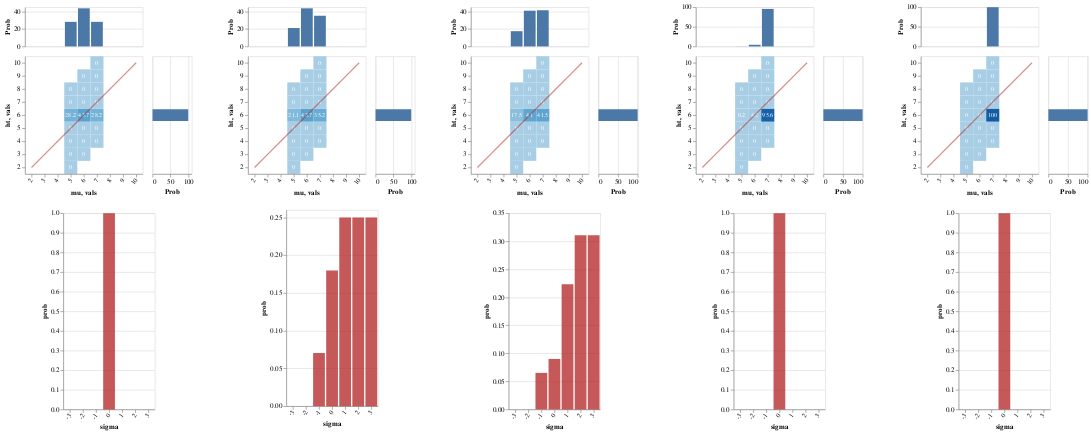

Source (notebook cell):
### Markdown cell above
#### Pragmatic listener hears:

> "Bill's height is 6; John, Mary, and Fred are that short too"

Again, since the lexica all entail that a "6-short person" has height 6, the distribution over worlds is certain

But now, the various strengthenings lead ultimately to a pragmatic conclusion that 6 is almost certainly below the median

The evaluativity effect here is much stronger

### Code cell
writeIORef cacheRef (0, Map.empty) 
  
vlShow . sidewaysDists <$> traverse mkGraph
  [ listener infoLUMAllExact cacheRef (0, UShrt, allDenExact0)
  , lp infoLUMAllExact >>= \l -> listener infoLUMAllExact cacheRef (0, UShrt, l)
  , listener infoLUMAllExact cacheRef (1, UShrt, allDenExact0)
  , listener infoLUMAllExact cacheRef (2, UShrt, allDenExact0)
  , listener infoLUMAllExact cacheRef (3, UShrt, allDenExact0)
  ]

### Figure 1 — Vega-Lite specification as saved in the notebook (floating-point values rounded to 4 significant figures)
{"$schema": "https://vega.github.io/schema/vega-lite/v3.json", "hconcat": [{"$schema": "https://vega.github.io/schema/vega-lite/v3.json", "center": true, "vconcat": [{"$schema": "https://vega.github.io/schema/vega-lite/v3.json", "bounds": "flush", "config": {"scale": {"rectBandPaddingInner": 0}}, "data": {"values": [{"ht": "2", "mu": "5", "prob": 0}, {"ht": "3", "mu": "5", "prob": 0}, {"ht": "3", "mu": "6", "prob": 0}, {"ht": "4", "mu": "5", "prob": 0}, {"ht": "4", "mu": "6", "prob": 0}, {"ht": "4", "mu": "7", "prob": 0}, {"ht": "5", "mu": "5", "prob": 0}, {"ht": "5", "mu": "6", "prob": 0}, {"ht": "5", "mu": "7", "prob": 0}, {"ht": "6", "mu": "5", "prob": 28.2}, {"ht": "6", "mu": "6", "prob": 43.7}, {"ht": "6", "mu": "7", "prob": 28.2}, {"ht": "7", "mu": "5", "prob": 0}, {"ht": "7", "mu": "6", "prob": 0}, {"ht": "7", "mu": "7", "prob": 0}, {"ht": "8", "mu": "5", "prob": 0}, {"ht": "8", "mu": "6", "prob": 0}, {"ht": "8", "mu": "7", "prob": 0}, {"ht": "9", "mu": "6", "prob": 0}, {"ht": "9", "mu": "7", "prob": 0}, {"ht": "10", "mu": "7", "prob": 0}]}, "spacing": 15, "vconcat": [{"encoding": {"x": {"axis": null, "field": "mu", "scale": {"domain": ["2", "3", "4", "5", "6", "7", "8", "9", "10"], "rangeStep": 30}, "sort": null, "type": "ordinal"}, "y": {"aggregate": "sum", "axis": {"title": "Prob"}, "field": "prob", "type": "quantitative"}}, "height": 60, "mark": "bar"}, {"bounds": "flush", "hconcat": [{"encoding": {"x": {"axis": {"labelAngle": -55}, "field": "mu", "scale": {"domain": ["2", "3", "4", "5", "6", "7", "8", "9", "10"], "rangeStep": 30}, "sort": null, "type": "ordinal"}, "y": {"axis": {"labelAngle": 0}, "field": "ht", "scale": {"domain": ["10", "9", "8", "7", "6", "5", "4", "3", "2"], "rangeStep": 30}, "sort": null, "type": "ordinal"}}, "layer": [{"encoding": {"color": {"aggregate": "sum", "field": "prob", "legend": null, "scale": {"scheme": {"extent": [0.2, 0.9], "name": "blues"}}, "type": "quantitative"}}, "mark": "rect"}, {"encoding": {"color": {"value": "white"}, "text": {"aggregate": "sum", "field": "prob", "type": "quantitative"}}, "mark": {"fontSize": 9, "type": "text"}}, {"data": {"values": [{"vals": "2"}, {"vals": "3"}, {"vals": "4"}, {"vals": "5"}, {"vals": "6"}, {"vals": "7"}, {"vals": "8"}, {"vals": "9"}, {"vals": "10"}]}, "encoding": {"x": {"field": "vals", "sort": null, "type": "ordinal"}, "y": {"field": "vals", "sort": null, "type": "ordinal"}}, "mark": {"opacity": 0.5, "stroke": "firebrick", "strokeWidth": 2, "type": "line"}}]}, {"encoding": {"x": {"aggregate": "sum", "axis": {"title": "Prob"}, "field": "prob", "type": "quantitative"}, "y": {"axis": null, "field": "ht", "scale": {"domain": ["10", "9", "8", "7", "6", "5", "4", "3", "2"], "rangeStep": 30}, "sort": null, "type": "ordinal"}}, "mark": "bar", "width": 60}], "spacing": 15}]}, {"$schema": "https://vega.github.io/schema/vega-lite/v3.json", "data": {"values": [{"prob": 1, "sigma": "0"}]}, "description": "", "encoding": {"x": {"axis": {"labelAngle": -55}, "field": "sigma", "scale": {"domain": ["-3", "-2", "-1", "0", "1", "2", "3"], "rangeStep": 30}, "sort": null, "type": "ordinal"}, "y": {"field": "prob", "type": "quantitative"}}, "mark": {"color": "firebrick", "opacity": 0.75, "type": "bar"}}]}, {"$schema": "https://vega.github.io/schema/vega-lite/v3.json", "center": true, "vconcat": [{"$schema": "https://vega.github.io/schema/vega-lite/v3.json", "bounds": "flush", "config": {"scale": {"rectBandPaddingInner": 0}}, "data": {"values": [{"ht": "2", "mu": "5", "prob": 0}, {"ht": "3", "mu": "5", "prob": 0}, {"ht": "3", "mu": "6", "prob": 0}, {"ht": "4", "mu": "5", "prob": 0}, {"ht": "4", "mu": "6", "prob": 0}, {"ht": "4", "mu": "7", "prob": 0}, {"ht": "5", "mu": "5", "prob": 0}, {"ht": "5", "mu": "6", "prob": 0}, {"ht": "5", "mu": "7", "prob": 0}, {"ht": "6", "mu": "5", "prob": 21.1}, {"ht": "6", "mu": "6", "prob": 43.7}, {"ht": "6", "mu": "7", "prob": 35.2}, {"ht": "7", "mu": "5", "prob": 0}, {"ht": "7", "mu": "6", "prob": 0}, {"ht": "7", "mu": "7", "prob": 0}, {"ht": "8", "mu": "5", "prob": 0}, {"ht": "8", "mu": "6", "prob": 0}, {"ht": "8", "mu": "7", "prob": 0}, {"ht": "9", "mu": "6", "prob": 0}, {"ht": "9", "mu": "7", "prob": 0}, {"ht": "10", "mu": "7", "prob": 0}]}, "spacing": 15, "vconcat": [{"encoding": {"x": {"axis": null, "field": "mu", "scale": {"domain": ["2", "3", "4", "5", "6", "7", "8", "9", "10"], "rangeStep": 30}, "sort": null, "type": "ordinal"}, "y": {"aggregate": "sum", "axis": {"title": "Prob"}, "field": "prob", "type": "quantitative"}}, "height": 60, "mark": "bar"}, {"bounds": "flush", "hconcat": [{"encoding": {"x": {"axis": {"labelAngle": -55}, "field": "mu", "scale": {"domain": ["2", "3", "4", "5", "6", "7", "8", "9", "10"], "rangeStep": 30}, "sort": null, "type": "ordinal"}, "y": {"axis": {"labelAngle": 0}, "field": "ht", "scale": {"domain": ["10", "9", "8", "7", "6", "5", "4", "3", "2"], "rangeStep": 30}, "sort": null, "type": "ordinal"}}, "layer": [{"encoding": {"color": {"aggregate": "sum", "field": "prob", "legend": null, "scale": {"scheme": {"extent": [0.2, 0.9], "name": "blues"}}, "type": "quantitative"}}, "mark": "rect"}, {"encoding": {"color": {"value": "white"}, "text": {"aggregate": "sum", "field": "prob", "type": "quantitative"}}, "mark": {"fontSize": 9, "type": "text"}}, {"data": {"values": [{"vals": "2"}, {"vals": "3"}, {"vals": "4"}, {"vals": "5"}, {"vals": "6"}, {"vals": "7"}, {"vals": "8"}, {"vals": "9"}, {"vals": "10"}]}, "encoding": {"x": {"field": "vals", "sort": null, "type": "ordinal"}, "y": {"field": "vals", "sort": null, "type": "ordinal"}}, "mark": {"opacity": 0.5, "stroke": "firebrick", "strokeWidth": 2, "type": "line"}}]}, {"encoding": {"x": {"aggregate": "sum", "axis": {"title": "Prob"}, "field": "prob", "type": "quantitative"}, "y": {"axis": null, "field": "ht", "scale": {"domain": ["10", "9", "8", "7", "6", "5", "4", "3", "2"], "rangeStep": 30}, "sort": null, "type": "ordinal"}}, "mark": "bar", "width": 60}], "spacing": 15}]}, {"$schema": "https://vega.github.io/schema/vega-lite/v3.json", "data": {"values": [{"prob": 0, "sigma": "-3"}, {"prob": 0, "sigma": "-2"}, {"prob": 0.07042, "sigma": "-1"}, {"prob": 0.1796, "sigma": "0"}, {"prob": 0.25, "sigma": "1"}, {"prob": 0.25, "sigma": "2"}, {"prob": 0.25, "sigma": "3"}]}, "description": "", "encoding": {"x": {"axis": {"labelAngle": -55}, "field": "sigma", "scale": {"domain": ["-3", "-2", "-1", "0", "1", "2", "3"], "rangeStep": 30}, "sort": null, "type": "ordinal"}, "y": {"field": "prob", "type": "quantitative"}}, "mark": {"color": "firebrick", "opacity": 0.75, "type": "bar"}}]}, {"$schema": "https://vega.github.io/schema/vega-lite/v3.json", "center": true, "vconcat": [{"$schema": "https://vega.github.io/schema/vega-lite/v3.json", "bounds": "flush", "config": {"scale": {"rectBandPaddingInner": 0}}, "data": {"values": [{"ht": "2", "mu": "5", "prob": 0}, {"ht": "3", "mu": "5", "prob": 0}, {"ht": "3", "mu": "6", "prob": 0}, {"ht": "4", "mu": "5", "prob": 0}, {"ht": "4", "mu": "6", "prob": 0}, {"ht": "4", "mu": "7", "prob": 0}, {"ht": "5", "mu": "5", "prob": 0}, {"ht": "5", "mu": "6", "prob": 0}, {"ht": "5", "mu": "7", "prob": 0}, {"ht": "6", "mu": "5", "prob": 17.5}, {"ht": "6", "mu": "6", "prob": 41}, {"ht": "6", "mu": "7", "prob": 41.5}, {"ht": "7", "mu": "5", "prob": 0}, {"ht": "7", "mu": "6", "prob": 0}, {"ht": "7", "mu": "7", "prob": 0}, {"ht": "8", "mu": "5", "prob": 0}, {"ht": "8", "mu": "6", "prob": 0}, {"ht": "8", "mu": "7", "prob": 0}, {"ht": "9", "mu": "6", "prob": 0}, {"ht": "9", "mu": "7", "prob": 0}, {"ht": "10", "mu": "7", "prob": 0}]}, "spacing": 15, "vconcat": [{"encoding": {"x": {"axis": null, "field": "mu", "scale": {"domain": ["2", "3", "4", "5", "6", "7", "8", "9", "10"], "rangeStep": 30}, "sort": null, "type": "ordinal"}, "y": {"aggregate": "sum", "axis": {"title": "Prob"}, "field": "prob", "type": "quantitative"}}, "height": 60, "mark": "bar"}, {"bounds": "flush", "hconcat": [{"encoding": {"x": {"axis": {"labelAngle": -55}, "field": "mu", "scale": {"domain": ["2", "3", "4", "5", "6", "7", "8", "9", "10"], "rangeStep": 30}, "sort": null, "type": "ordinal"}, "y": {"axis": {"labelAngle": 0}, "field": "ht", "scale": {"domain": ["10", "9", "8", "7", "6", "5", "4", "3", "2"], "rangeStep": 30}, "sort": null, "type": "ordinal"}}, "layer": [{"encoding": {"color": {"aggregate": "sum", "field": "prob", "legend": null, "scale": {"scheme": {"extent": [0.2, 0.9], "name": "blues"}}, "type": "quantitative"}}, "mark": "rect"}, {"encoding": {"color": {"value": "white"}, "text": {"aggregate": "sum", "field": "prob", "type": "quantitative"}}, "mark": {"fontSize": 9, "type": "text"}}, {"data": {"values": [{"vals": "2"}, {"vals": "3"}, {"vals": "4"}, {"vals": "5"}, {"vals": "6"}, {"vals": "7"}, {"vals": "8"}, {"vals": "9"}, {"vals": "10"}]}, "encoding": {"x": {"field": "vals", "sort": null, "type": "ordinal"}, "y": {"field": "vals", "sort": null, "type": "ordinal"}}, "mark": {"opacity": 0.5, "stroke": "firebrick", "strokeWidth": 2, "type": "line"}}]}, {"encoding": {"x": {"aggregate": "sum", "axis": {"title": "Prob"}, "field": "prob", "type": "quantitative"}, "y": {"axis": null, "field": "ht", "scale": {"domain": ["10", "9", "8", "7", "6", "5", "4", "3", "2"], "rangeStep": 30}, "sort": null, "type": "ordinal"}}, "mark": "bar", "width": 60}], "spacing": 15}]}, {"$schema": "https://vega.github.io/schema/vega-lite/v3.json", "data": {"values": [{"prob": 0, "sigma": "-3"}, {"prob": 0, "sigma": "-2"}, {"prob": 0.06515, "sigma": "-1"}, {"prob": 0.08999, "sigma": "0"}, {"prob": 0.2233, "sigma": "1"}, {"prob": 0.3108, "sigma": "2"}, {"prob": 0.3108, "sigma": "3"}]}, "description": "", "encoding": {"x": {"axis": {"labelAngle": -55}, "field": "sigma", "scale": {"domain": ["-3", "-2", "-1", "0", "1", "2", "3"], "rangeStep": 30}, "sort": null, "type": "ordinal"}, "y": {"field": "prob", "type": "quantitative"}}, "mark": {"color": "firebrick", "opacity": 0.75, "type": "bar"}}]}, {"$schema": "https://vega.github.io/schema/vega-lite/v3.json", "center": true, "vconcat": [{"$schema": "https://vega.github.io/schema/vega-lite/v3.json", "bounds": "flush", "config": {"scale": {"rectBandPaddingInner": 0}}, "data": {"values": [{"ht": "2", "mu": "5", "prob": 0}, {"ht": "3", "mu": "5", "prob": 0}, {"ht": "3", "mu": "6", "prob": 0}, {"ht": "4", "mu": "5", "prob": 0}, {"ht": "4", "mu": "6", "prob": 0}, {"ht": "4", "mu": "7", "prob": 0}, {"ht": "5", "mu": "5", "prob": 0}, {"ht": "5", "mu": "6", "prob": 0}, {"ht": "5", "mu": "7", "prob": 0}, {"ht": "6", "mu": "5", "prob": 0.2}, {"ht": "6", "mu": "6", "prob": 4.2}, {"ht": "6", "mu": "7", "prob": 95.6}, {"ht": "7", "mu": "5", "prob": 0}, {"ht": "7", "mu": "6", "prob": 0}, {"ht": "7", "mu": "7", "prob": 0}, {"ht": "8", "mu": "5", "prob": 0}, {"ht": "8", "mu": "6", "prob": 0}, {"ht": "8", "mu": "7", "prob": 0}, {"ht": "9", "mu": "6", "prob": 0}, {"ht": "9", "mu": "7", "prob": 0}, {"ht": "10", "mu": "7", "prob": 0}]}, "spacing": 15, "vconcat": [{"encoding": {"x": {"axis": null, "field": "mu", "scale": {"domain": ["2", "3", "4", "5", "6", "7", "8", "9", "10"], "rangeStep": 30}, "sort": null, "type": "ordinal"}, "y": {"aggregate": "sum", "axis": {"title": "Prob"}, "field": "prob", "type": "quantitative"}}, "height": 60, "mark": "bar"}, {"bounds": "flush", "hconcat": [{"encoding": {"x": {"axis": {"labelAngle": -55}, "field": "mu", "scale": {"domain": ["2", "3", "4", "5", "6", "7", "8", "9", "10"], "rangeStep": 30}, "sort": null, "type": "ordinal"}, "y": {"axis": {"labelAngle": 0}, "field": "ht", "scale": {"domain": ["10", "9", "8", "7", "6", "5", "4", "3", "2"], "rangeStep": 30}, "sort": null, "type": "ordinal"}}, "layer": [{"encoding": {"color": {"aggregate": "sum", "field": "prob", "legend": null, "scale": {"scheme": {"extent": [0.2, 0.9], "name": "blues"}}, "type": "quantitative"}}, "mark": "rect"}, {"encoding": {"color": {"value": "white"}, "text": {"aggregate": "sum", "field": "prob", "type": "quantitative"}}, "mark": {"fontSize": 9, "type": "text"}}, {"data": {"values": [{"vals": "2"}, {"vals": "3"}, {"vals": "4"}, {"vals": "5"}, {"vals": "6"}, {"vals": "7"}, {"vals": "8"}, {"vals": "9"}, {"vals": "10"}]}, "encoding": {"x": {"field": "vals", "sort": null, "type": "ordinal"}, "y": {"field": "vals", "sort": null, "type": "ordinal"}}, "mark": {"opacity": 0.5, "stroke": "firebrick", "strokeWidth": 2, "type": "line"}}]}, {"encoding": {"x": {"aggregate": "sum", "axis": {"title": "Prob"}, "field": "prob", "type": "quantitative"}, "y": {"axis": null, "field": "ht", "scale": {"domain": ["10", "9", "8", "7", "6", "5", "4", "3", "2"], "rangeStep": 30}, "sort": null, "type": "ordinal"}}, "mark": "bar", "width": 60}], "spacing": 15}]}, {"$schema": "https://vega.github.io/schema/vega-lite/v3.json", "data": {"values": [{"prob": 1, "sigma": "0"}]}, "description": "", "encoding": {"x": {"axis": {"labelAngle": -55}, "field": "sigma", "scale": {"domain": ["-3", "-2", "-1", "0", "1", "2", "3"], "rangeStep": 30}, "sort": null, "type": "ordinal"}, "y": {"field": "prob", "type": "quantitative"}}, "mark": {"color": "firebrick", "opacity": 0.75, "type": "bar"}}]}, {"$schema": "https://vega.github.io/schema/vega-lite/v3.json", "center": true, "vconcat": [{"$schema": "https://vega.github.io/schema/vega-lite/v3.json", "bounds": "flush", "config": {"scale": {"rectBandPaddingInner": 0}}, "data": {"values": [{"ht": "2", "mu": "5", "prob": 0}, {"ht": "3", "mu": "5", "prob": 0}, {"ht": "3", "mu": "6", "prob": 0}, {"ht": "4", "mu": "5", "prob": 0}, {"ht": "4", "mu": "6", "prob": 0}, {"ht": "4", "mu": "7", "prob": 0}, {"ht": "5", "mu": "5", "prob": 0}, {"ht": "5", "mu": "6", "prob": 0}, {"ht": "5", "mu": "7", "prob": 0}, {"ht": "6", "mu": "5", "prob": 0}, {"ht": "6", "mu": "6", "prob": 0}, {"ht": "6", "mu": "7", "prob": 100}, {"ht": "7", "mu": "5", "prob": 0}, {"ht": "7", "mu": "6", "prob": 0}, {"ht": "7", "mu": "7", "prob": 0}, {"ht": "8", "mu": "5", "prob": 0}, {"ht": "8", "mu": "6", "prob": 0}, {"ht": "8", "mu": "7", "prob": 0}, {"ht": "9", "mu": "6", "prob": 0}, {"ht": "9", "mu": "7", "prob": 0}, {"ht": "10", "mu": "7", "prob": 0}]}, "spacing": 15, "vconcat": [{"encoding": {"x": {"axis": null, "field": "mu", "scale": {"domain": ["2", "3", "4", "5", "6", "7", "8", "9", "10"], "rangeStep": 30}, "sort": null, "type": "ordinal"}, "y": {"aggregate": "sum", "axis": {"title": "Prob"}, "field": "prob", "type": "quantitative"}}, "height": 60, "mark": "bar"}, {"bounds": "flush", "hconcat": [{"encoding": {"x": {"axis": {"labelAngle": -55}, "field": "mu", "scale": {"domain": ["2", "3", "4", "5", "6", "7", "8", "9", "10"], "rangeStep": 30}, "sort": null, "type": "ordinal"}, "y": {"axis": {"labelAngle": 0}, "field": "ht", "scale": {"domain": ["10", "9", "8", "7", "6", "5", "4", "3", "2"], "rangeStep": 30}, "sort": null, "type": "ordinal"}}, "layer": [{"encoding": {"color": {"aggregate": "sum", "field": "prob", "legend": null, "scale": {"scheme": {"extent": [0.2, 0.9], "name": "blues"}}, "type": "quantitative"}}, "mark": "rect"}, {"encoding": {"color": {"value": "white"}, "text": {"aggregate": "sum", "field": "prob", "type": "quantitative"}}, "mark": {"fontSize": 9, "type": "text"}}, {"data": {"values": [{"vals": "2"}, {"vals": "3"}, {"vals": "4"}, {"vals": "5"}, {"vals": "6"}, {"vals": "7"}, {"vals": "8"}, {"vals": "9"}, {"vals": "10"}]}, "encoding": {"x": {"field": "vals", "sort": null, "type": "ordinal"}, "y": {"field": "vals", "sort": null, "type": "ordinal"}}, "mark": {"opacity": 0.5, "stroke": "firebrick", "strokeWidth": 2, "type": "line"}}]}, {"encoding": {"x": {"aggregate": "sum", "axis": {"title": "Prob"}, "field": "prob", "type": "quantitative"}, "y": {"axis": null, "field": "ht", "scale": {"domain": ["10", "9", "8", "7", "6", "5", "4", "3", "2"], "rangeStep": 30}, "sort": null, "type": "ordinal"}}, "mark": "bar", "width": 60}], "spacing": 15}]}, {"$schema": "https://vega.github.io/schema/vega-lite/v3.json", "data": {"values": [{"prob": 1, "sigma": "0"}]}, "description": "", "encoding": {"x": {"axis": {"labelAngle": -55}, "field": "sigma", "scale": {"domain": ["-3", "-2", "-1", "0", "1", "2", "3"], "rangeStep": 30}, "sort": null, "type": "ordinal"}, "y": {"field": "prob", "type": "quantitative"}}, "mark": {"color": "firebrick", "opacity": 0.75, "type": "bar"}}]}], "spacing": 50}
